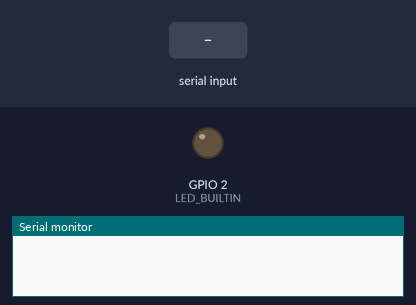
Recording of a sketch running on a simulated ESP32. On the bench: output pins drawn as LEDs (lit = HIGH), the last lines printed to the serial monitor. The inputs (shaded band) are chosen by the test bench.

Above: at 2.8 s.
2.9 s: byte 30 received over Serial
At 3.9 s:
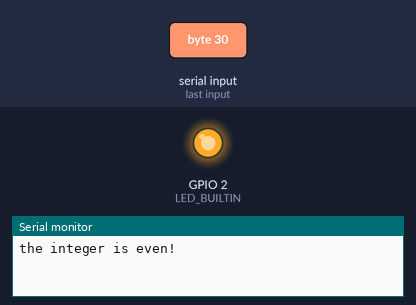
Timing chart, 0 to 5.9 s (numbered marks = the images above; inputs shaded):
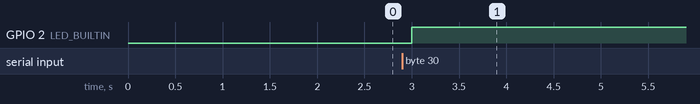

The sketch:

interfacingEsp32.ino
```cpp
int LED_BUILTIN = 2;
void setup() {
  Serial.begin(115200);  // Set the baud rate to match the Raspberry Pi
  pinMode(LED_BUILTIN,OUTPUT);
}

void loop() {
  // Check if data is available from the Raspberry Pi
  if (Serial.available() > 0) {
    char incomeData = Serial.read();
    if (int(incomeData)%2 ==0){
      Serial.println("the integer is even!");
      digitalWrite(LED_BUILTIN,HIGH);
      }
     else{
      Serial.println(incomeData);
      digitalWrite(LED_BUILTIN,LOW);
     }

  }


  delay(1000);  // Add a delay to control the data sending rate
}
```

Measured:
- after the input at 2.9 s, GPIO 2 (LED_BUILTIN): LOW → HIGH after 0.10 s
